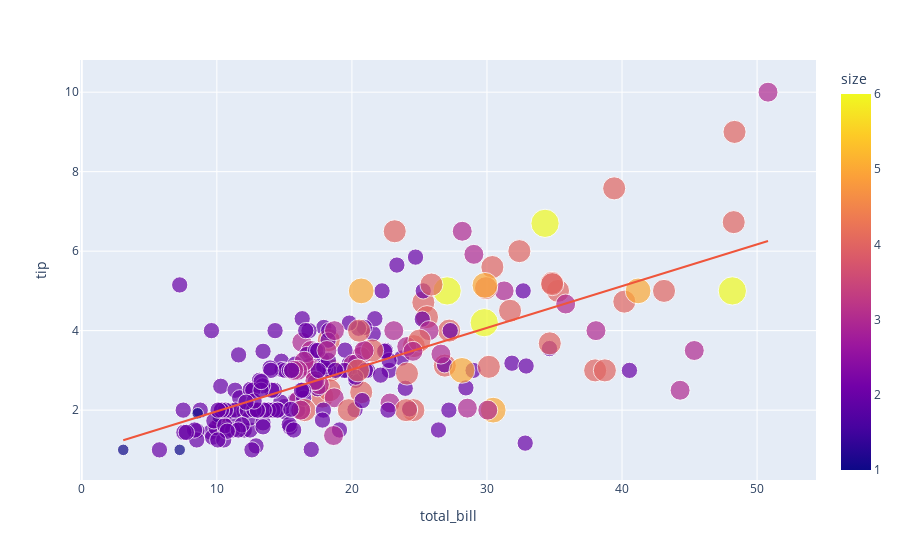

Notebook code cell kept with this figure:
### Code cell
figure = px.scatter(data_frame=data, x='total_bill', y="tip", size='size', color='size',trendline="ols")
figure.show()

### Figure 1 — Plotly figure (JSON) as saved in the notebook; plotly's stock layout.template omitted (floating-point values rounded to 4 significant figures; data arrays with more than 128 entries replaced by an {"elided": "..."} marker saying what was removed)
{"data": [{"hovertemplate": "total_bill=%{x}<br>tip=%{y}<br>size=%{marker.color}<extra></extra>", "legendgroup": "", "marker": {"color": {"elided": "244 int values"}, "coloraxis": "coloraxis", "size": {"elided": "244 int values"}, "sizemode": "area", "sizeref": 0.015, "symbol": "circle"}, "mode": "markers", "name": "", "orientation": "v", "showlegend": false, "type": "scatter", "x": {"elided": "244 float values"}, "xaxis": "x", "y": {"elided": "244 float values"}, "yaxis": "y"}, {"hovertemplate": "<b>OLS trendline</b><br>tip = 0.105025 * total_bill + 0.92027<br>R<sup>2</sup>=0.456617<br><br>total_bill=%{x}<br>tip=%{y} <b>(trend)</b><extra></extra>", "legendgroup": "", "marker": {"symbol": "circle"}, "mode": "lines", "name": "", "showlegend": false, "type": "scatter", "x": {"elided": "244 float values"}, "xaxis": "x", "y": {"elided": "244 float values"}, "yaxis": "y"}], "layout": {"coloraxis": {"colorbar": {"title": {"text": "size"}}, "colorscale": [[0, "#0d0887"], [0.1111, "#46039f"], [0.2222, "#7201a8"], [0.3333, "#9c179e"], [0.4444, "#bd3786"], [0.5556, "#d8576b"], [0.6667, "#ed7953"], [0.7778, "#fb9f3a"], [0.8889, "#fdca26"], [1, "#f0f921"]]}, "legend": {"itemsizing": "constant", "tracegroupgap": 0}, "margin": {"t": 60}, "xaxis": {"anchor": "y", "domain": [0, 1], "title": {"text": "total_bill"}}, "yaxis": {"anchor": "x", "domain": [0, 1], "title": {"text": "tip"}}}}
